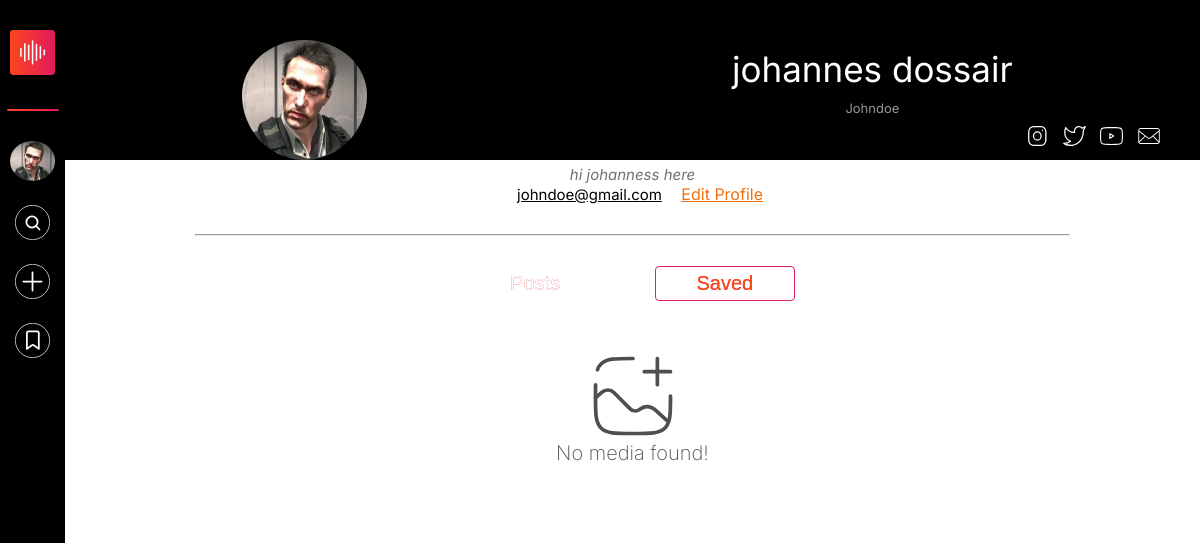
Before: /profile/Johndoe/ with the older database file.
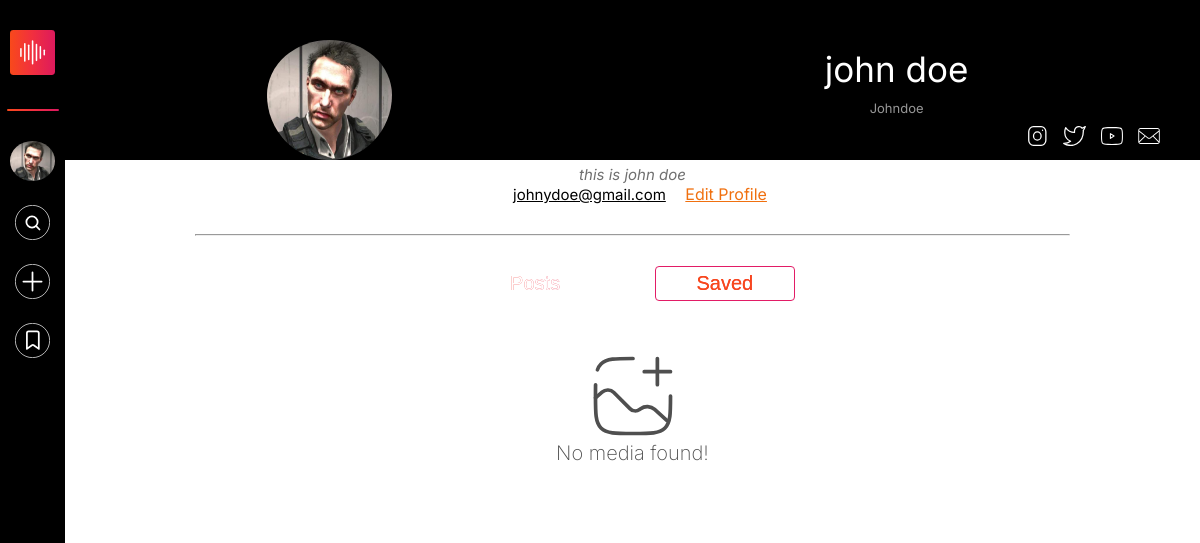
After: the same page with the newer database file.
### users/models.py (models this page shows, shortened)
class profiledatadb(models.Model):
    username=models.CharField(primary_key=True,max_length=15,unique=True)
    password = models.CharField(max_length=15)
    firstname=models.CharField(max_length=30)
    lastname=models.CharField(max_length=30)
    email = models.EmailField()
    profile_picture = models.ImageField(upload_to='Media/', blank=True, null=True, default='media/default_profile_picture.jpg')
    user_bio=models.TextField()
    phone=models.IntegerField(null=True)
    timestamp=models.DateTimeField(auto_now_add=True,null=True)

### users/views.py (the view)
# urls.py: path('profile/<str:username>/', views.profile, name='profile'),
def profile(request,username):
    try:
        user = profiledatadb.objects.get(username=username)
    except profiledatadb.DoesNotExist:
        user = None
    return render(request, 'profile-fpv.html', {'user': user})

### templates/profile-fpv.html (shortened to what this page needs)
{% extends 'base.html' %}
{% load static %}
{% block additional_css %}
<link rel="stylesheet" href="{% static 'css/profile-page-style.css' %}">
{% endblock %}
{% block content %}
<div class="header">
    {% if user %}
    <img src= '{{user.profile_picture.url}}'alt="" class="imgcenter" width="90px" height="120px"/>
    <p id="profile-name">{{ user.firstname }}<span>  </span>{{ user.lastname }}</p>
    <p id="user-name-id"><span class="username">{{ user.username }}</span></p>
<div class="socials">
    <a href=""><img src="{% static 'images/instagram.svg' %}" alt="" height="20px" width="20px"></a>
    <a href=""><img src="{% static 'images/twitter.svg' %}" alt="" height="20px" width="20px"></a>
    <a href=""><img src="{% static 'images/youtube.svg' %}" alt="" height="20px" width="20px"></a>
    <a href=""><img src="{% static 'images/mail.svg' %}" alt="" height="20px" width="20px"></a>
</div>
</div>
<div class="body">
<p id="desc">
    {{ user.user_bio }}
</p>
<a href="" class="mailbio">{{ user.email }}</a>
{% endif %}
<a href="{% url 'editprofile' %}" style="color: rgb(240, 112, 15);">Edit Profile</a>
<hr style="margin: 30px;">
<div class="buttons">
    <input onclick="displayposts()" type="button" class="profile-content-buttons" value="Posts" id="postbutton">
    <input onclick="displaysaved()" type="button" class="profile-content-buttons" value="Saved" id="savedbutton">
</div>
<div id="profile-content-controller-nomedia" style="display: block;">{% include 'content-404.html'  %}</div>
<div id="profile-content-controller-posts" style="display: none;">{% include 'posts.html'  %}</div>
<div id="profile-content-controller-saved" style="display: none;">{% include 'saved.html'  %}</div>
</div>
{% endblock %}

### templates/base.html (shortened to what this page needs)
{% load static %}
<!DOCTYPE html>
<html lang="en">
<head>
    <link rel="stylesheet" href="{% static 'css/base-file.css' %}">
    {% block additional_css %}{% endblock %}
</head>
<body>
    <div class="main-docker">
        <div class="nav-section-web">
            <nav class="navigation-controlling-deck">
                <a href="#"><img class="navbar-control-icons" id="navbar-main-logo" src="{% static 'images/Sounz_logo.svg' %}" alt="Sounz logo"></a>
                <div id="nav-separator"></div>
                <a href="{% url 'fpv-profile' %}"><img class="navbar-control-icons" id="navbar-user-profile-pic" src="{{user.profile_picture.url}}" alt="" width="10px" height="40px"></a>
                <a href="#"><img id="search-icon" class="navbar-control-icons" src="{% static 'images/Search button.svg' %}" alt="Search icon"></a>
                <a href="#"><img class="navbar-control-icons" src="{% static 'images/upload-white.svg' %}" alt="Upload icon"></a>
                <a href="#"><img class="navbar-control-icons" src="{% static 'images/save.svg' %}" alt="Save icon"></a>
            </nav>
        </div>
        <div class="export-htmls">
            {% block content %}
            {% endblock %}
        </div>
    </div>
</body>
</html>

### templates/content-404.html
{% load static %}
<head>
    <link rel="stylesheet" href="{% static 'css/content-404.css' %}">
</head>
<body>
    <div class="q2f8hd-k">
        <img src="{% static 'images/no-media.svg' %}" alt="no media found" class="ylrfzf59">
        <p class="a8gjb7i15">No media found!</p>
    </div>
</body>

### templates/posts.html (shortened to what this page needs)
{% load static %}
<head>
    <link rel="stylesheet" href="{% static 'css/profile-posts-style.css' %}">
</head>

### templates/saved.html (shortened to what this page needs)
{% load static %}
<head>
    <link rel="stylesheet" href="{% static 'css/profile-posts-style.css' %}">
</head>

### static/css/base-file.css (style rules this page uses)
html, body { margin: 0; padding: 0; height: 100%; font-family: "Inter", sans-serif; font-optical-sizing: auto; font-weight: normal; font-style: normal; font-variation-settings: "slnt" 0; }
.main-docker { min-height: 100%; display: flex; flex-direction: row; }
.nav-section-web { width: fit-content; background-color: black; position: fixed; top: 0; height: 100%; max-width: 65px; }
nav { display:flex; flex-direction: column; flex-wrap: wrap; align-items: center; padding: 20px 0 60px 0; }
img.navbar-control-icons { width: 35px; padding: 0 10px; margin: 10px 0; cursor: pointer; }
img#navbar-main-logo { width: 45px; }
img#navbar-user-profile-pic { width: 45px; border-radius: 50%; }
#nav-separator { width: 80%; margin: 20px 0; height: 2px; border-radius: 10px; background-image: linear-gradient(90deg, rgba(248, 73, 27, 1) 0%, rgba(241, 47, 63, 1) 50%, rgba(220, 24, 96, 1) 100%); }
.export-htmls { flex: 1; padding-left: 65px; width: 100%; }

### static/css/profile-page-style.css (style rules this page uses)
.imgcenter { margin-left: auto; margin-right: auto; width: 125px; border-radius: 50%; }
.header { background-color: #000; color: #fff; text-align: center; height: 300px; width: 100%; display: flex; flex-direction: column; justify-content: flex-end; align-items: center; flex-wrap: wrap; }
p#profile-name { margin: 0px; font-size: 35px; padding: 10px; }
p#user-name-id { margin: 0; color: #969696; }
.socials { margin-left: auto; padding: 10px; }
.body { text-align: center; padding: 5px 10%; }
p#desc { color: #707070; font-size: 15px; font-style: italic; }
.mailbio { padding: 15px; font-size: 15px; color: black; }
.profile-content-buttons { padding: 10px 24px; margin: 0 20px; background-image: linear-gradient(90deg, rgba(248, 73, 27, 1) 0%, rgba(241, 47, 63, 1) 50%, rgba(220, 24, 96, 1) 100%); -webkit-background-clip: text; background-clip: text; color: transparent; border: 1px solid rgba(226, 28, 102, 1); border-radius: 10px; font-size: 20px; width: 15%; min-width: fit-content; cursor: pointer; }

### static/css/content-404.css (style rules this page uses)
body { margin: 0; padding: 0; }
.q2f8hd-k { width: 100%; background-color: white; display: flex; flex-direction: column; justify-content: center; align-items: center; flex-wrap: wrap; padding: 50px 0; }
.ylrfzf59 { width: 90px; margin: 0; }
.a8gjb7i15 { color: #4f4f4f; font-size: 20px; font-weight: 200; padding: 0; }

### static/css/profile-posts-style.css (style rules this page uses)
.imgcenter { display: block; margin-left: auto; margin-right: auto; padding-top: 10px; }
.header { background-color: #000; color: #fff; text-align: center; height: 160px; width: 100%; }
p { margin: 0px; font-size: small; }
.socials { float: right; padding-top: 10px; margin-right: 10px; }
.body { position: relative; text-align: center; padding-left: 100px; padding-right: 100px; padding-top: 5px; }
.mailbio { padding-top: 5px; }
#postbutton { margin-right: 25px; padding: 5px 24px; background-image: linear-gradient(90deg,rgba(248,73,27,1) 0%, rgba(241,47,63,1) 50%,rgba(220,24,96,1) 100%); border: none; color: white; border-radius: 4px; }
#savedbutton { margin-right: 25px; padding: 5px 24px; background-color: #fff; border-color: rgba(226, 28, 102, 1); color: rgba(248, 73, 27, 1); border-radius: 4px; }

Changed rows visible on the page:
changed profiledatadb "Johndoe": firstname "johannes" → "john"; lastname "dossair" → "doe"; user_bio "hi johanness here" → "this is john doe"; email "johndoe@gmail.com" → "johnydoe@gmail.com"
